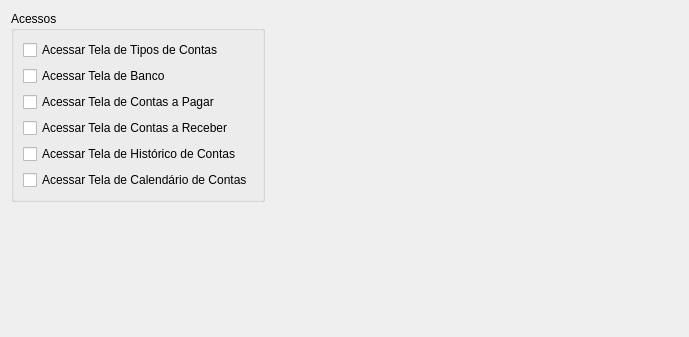
        <widget class="QWidget" name="tab_4">
         <attribute name="title">
          <string>&amp;Financeiro</string>
         </attribute>
         <layout class="QGridLayout" name="gridLayout_9">
          <item row="0" column="0">
           <widget class="QGroupBox" name="groupBox_8">
            <property name="minimumSize">
             <size>
              <width>0</width>
              <height>0</height>
             </size>
            </property>
            <property name="maximumSize">
             <size>
              <width>16777215</width>
              <height>16777215</height>
             </size>
            </property>
            <property name="title">
             <string>Acessos</string>
            </property>
            <layout class="QGridLayout" name="gridLayout_10">
             <item row="0" column="0">
              <widget class="QCheckBox" name="checkBoxAccountTypeRegister">
               <property name="text">
                <string>Acessar Tela de Tipos de Contas</string>
               </property>
              </widget>
             </item>
             <item row="1" column="0">
              <widget class="QCheckBox" name="checkBoxBankRegister">
               <property name="text">
                <string>Acessar Tela de Banco</string>
               </property>
              </widget>
             </item>
             <item row="2" column="0">
              <widget class="QCheckBox" name="checkBoxAccountToPayRegister">
               <property name="text">
                <string>Acessar Tela de Contas a Pagar</string>
               </property>
              </widget>
             </item>
             <item row="3" column="0">
              <widget class="QCheckBox" name="checkBoxAccountToReceiveRegister">
               <property name="text">
                <string>Acessar Tela de Contas a Receber</string>
               </property>
              </widget>
             </item>
             <item row="4" column="0">
              <widget class="QCheckBox" name="checkBoxAccountHistoryRegister">
               <property name="text">
                <string>Acessar Tela de Histórico de Contas</string>
               </property>
              </widget>
             </item>
             <item row="5" column="0">
              <widget class="QCheckBox" name="checkBoxAccountCalendarRegister">
               <property name="text">
                <string>Acessar Tela de Calendário de Contas</string>
               </property>
              </widget>
             </item>
            </layout>
           </widget>
          </item>
          <item row="0" column="1">
           <spacer name="horizontalSpacer">
            <property name="orientation">
             <enum>Qt::Horizontal</enum>
            </property>
            <property name="sizeHint" stdset="0">
             <size>
              <width>413</width>
              <height>20</height>
             </size>
            </property>
           </spacer>
          </item>
          <item row="1" column="0">
           <spacer name="verticalSpacer">
            <property name="orientation">
             <enum>Qt::Vertical</enum>
            </property>
            <property name="sizeHint" stdset="0">
             <size>
              <width>20</width>
              <height>124</height>
             </size>
            </property>
           </spacer>
          </item>
         </layout>
        </widget>
